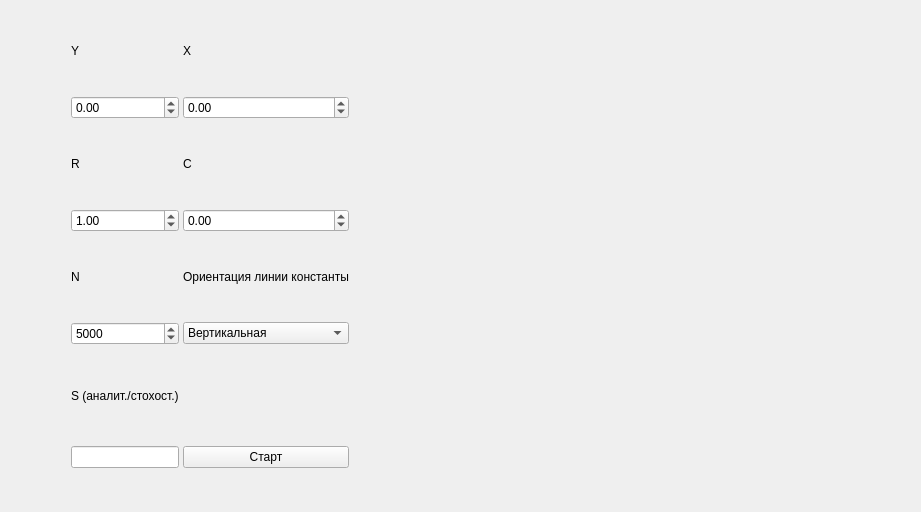
<?xml version="1.0" encoding="UTF-8"?>
<ui version="4.0">
 <class>MainWindow</class>
 <widget class="QMainWindow" name="MainWindow">
  <property name="geometry">
   <rect>
    <x>0</x>
    <y>0</y>
    <width>921</width>
    <height>512</height>
   </rect>
  </property>
  <property name="minimumSize">
   <size>
    <width>0</width>
    <height>0</height>
   </size>
  </property>
  <property name="windowTitle">
   <string/>
  </property>
  <property name="windowIcon">
   <iconset theme="accessories-calculator"/>
  </property>
  <widget class="QWidget" name="centralwidget">
   <widget class="QWidget" name="layoutWidget">
    <property name="geometry">
     <rect>
      <x>31</x>
      <y>12</y>
      <width>881</width>
      <height>491</height>
     </rect>
    </property>
    <layout class="QHBoxLayout" name="horizontalLayout" stretch="0,1">
     <item>
      <layout class="QGridLayout" name="gridLayout" rowstretch="0,0,0,0,0,0,0,0" columnstretch="1,0">
       <property name="leftMargin">
        <number>40</number>
       </property>
       <property name="horizontalSpacing">
        <number>4</number>
       </property>
       <item row="5" column="1">
        <widget class="QComboBox" name="cbOrient">
         <item>
          <property name="text">
           <string>Вертикальная</string>
          </property>
         </item>
         <item>
          <property name="text">
           <string>Горизонтальная</string>
          </property>
         </item>
        </widget>
       </item>
       <item row="4" column="1">
        <widget class="QLabel" name="label_7">
         <property name="text">
          <string>Ориентация линии константы</string>
         </property>
        </widget>
       </item>
       <item row="4" column="0">
        <widget class="QLabel" name="label_5">
         <property name="sizePolicy">
          <sizepolicy hsizetype="Minimum" vsizetype="Fixed">
           <horstretch>0</horstretch>
           <verstretch>0</verstretch>
          </sizepolicy>
         </property>
         <property name="text">
          <string>N</string>
         </property>
        </widget>
       </item>
       <item row="6" column="0">
        <widget class="QLabel" name="label_6">
         <property name="maximumSize">
          <size>
           <width>16777215</width>
           <height>25</height>
          </size>
         </property>
         <property name="text">
          <string>S (аналит./стохост.)</string>
         </property>
        </widget>
       </item>
       <item row="0" column="1">
        <widget class="QLabel" name="label_2">
         <property name="text">
          <string>X</string>
         </property>
        </widget>
       </item>
       <item row="1" column="0">
        <widget class="QDoubleSpinBox" name="sbY0">
         <property name="minimum">
          <double>-9998.000000000000000</double>
         </property>
         <property name="maximum">
          <double>9999.989999999999782</double>
         </property>
        </widget>
       </item>
       <item row="3" column="0">
        <widget class="QDoubleSpinBox" name="sbR">
         <property name="decimals">
          <number>2</number>
         </property>
         <property name="minimum">
          <double>0.100000000000000</double>
         </property>
         <property name="singleStep">
          <double>1.000000000000000</double>
         </property>
         <property name="value">
          <double>1.000000000000000</double>
         </property>
        </widget>
       </item>
       <item row="2" column="1">
        <widget class="QLabel" name="label_4">
         <property name="text">
          <string>C</string>
         </property>
        </widget>
       </item>
       <item row="7" column="1">
        <widget class="QPushButton" name="btnStart">
         <property name="sizePolicy">
          <sizepolicy hsizetype="Minimum" vsizetype="Preferred">
           <horstretch>0</horstretch>
           <verstretch>0</verstretch>
          </sizepolicy>
         </property>
         <property name="text">
          <string>Старт</string>
         </property>
        </widget>
       </item>
       <item row="7" column="0">
        <widget class="QLineEdit" name="edtS">
         <property name="readOnly">
          <bool>true</bool>
         </property>
        </widget>
       </item>
       <item row="1" column="1">
        <widget class="QDoubleSpinBox" name="sbX0">
         <property name="minimum">
          <double>-9998.000000000000000</double>
         </property>
         <property name="maximum">
          <double>9999.989999999999782</double>
         </property>
        </widget>
       </item>
       <item row="3" column="1">
        <widget class="QDoubleSpinBox" name="sbC">
         <property name="minimum">
          <double>-9998.000000000000000</double>
         </property>
         <property name="maximum">
          <double>9999.989999999999782</double>
         </property>
        </widget>
       </item>
       <item row="5" column="0">
        <widget class="QSpinBox" name="sbN">
         <property name="maximum">
          <number>9999999</number>
         </property>
         <property name="value">
          <number>5000</number>
         </property>
        </widget>
       </item>
       <item row="0" column="0">
        <widget class="QLabel" name="label">
         <property name="sizePolicy">
          <sizepolicy hsizetype="Preferred" vsizetype="Fixed">
           <horstretch>0</horstretch>
           <verstretch>0</verstretch>
          </sizepolicy>
         </property>
         <property name="text">
          <string>Y</string>
         </property>
        </widget>
       </item>
       <item row="2" column="0">
        <widget class="QLabel" name="label_3">
         <property name="sizePolicy">
          <sizepolicy hsizetype="Preferred" vsizetype="Fixed">
           <horstretch>0</horstretch>
           <verstretch>0</verstretch>
          </sizepolicy>
         </property>
         <property name="text">
          <string>R</string>
         </property>
        </widget>
       </item>
      </layout>
     </item>
     <item>
      <widget class="QCustomPlot" name="customPlot" native="true"/>
     </item>
    </layout>
   </widget>
  </widget>
 </widget>
 <customwidgets>
  <customwidget>
   <class>QCustomPlot</class>
   <extends>QWidget</extends>
   <header>qcustomplot.h</header>
   <container>1</container>
  </customwidget>
 </customwidgets>
 <resources/>
 <connections/>
</ui>
